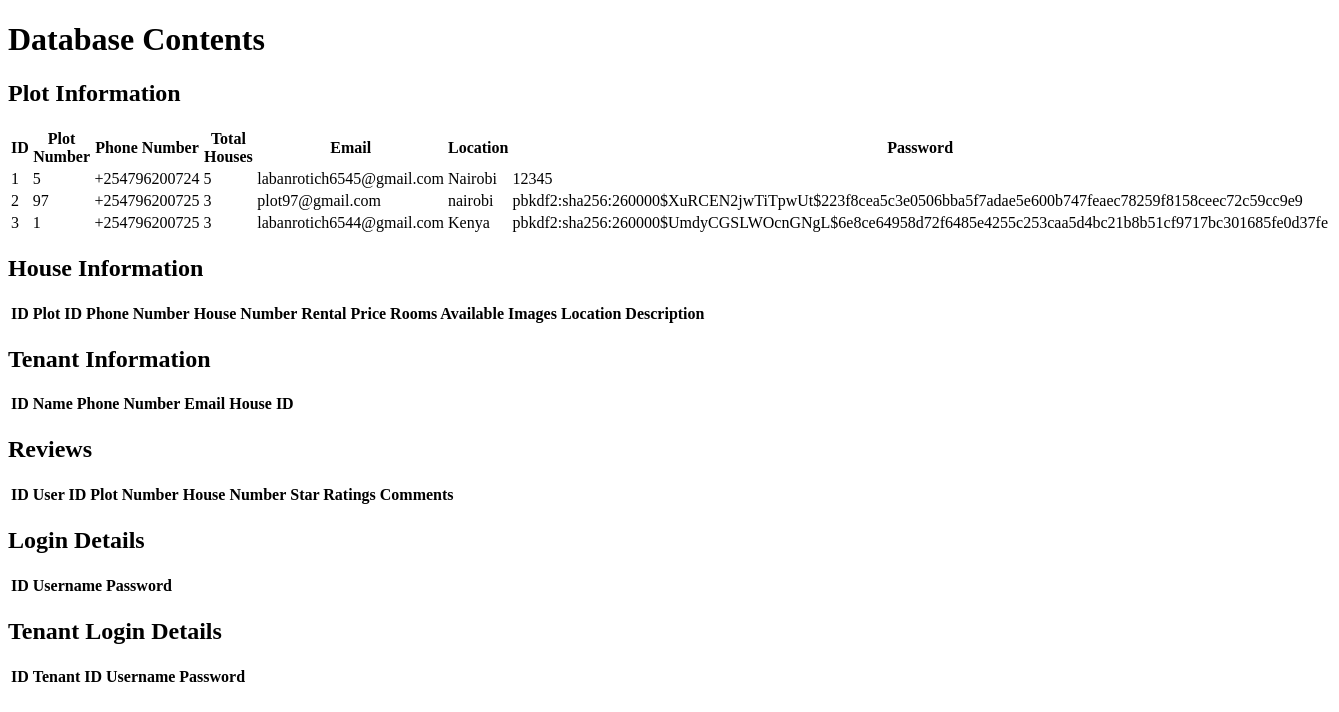
The app's page /view_database, older data.
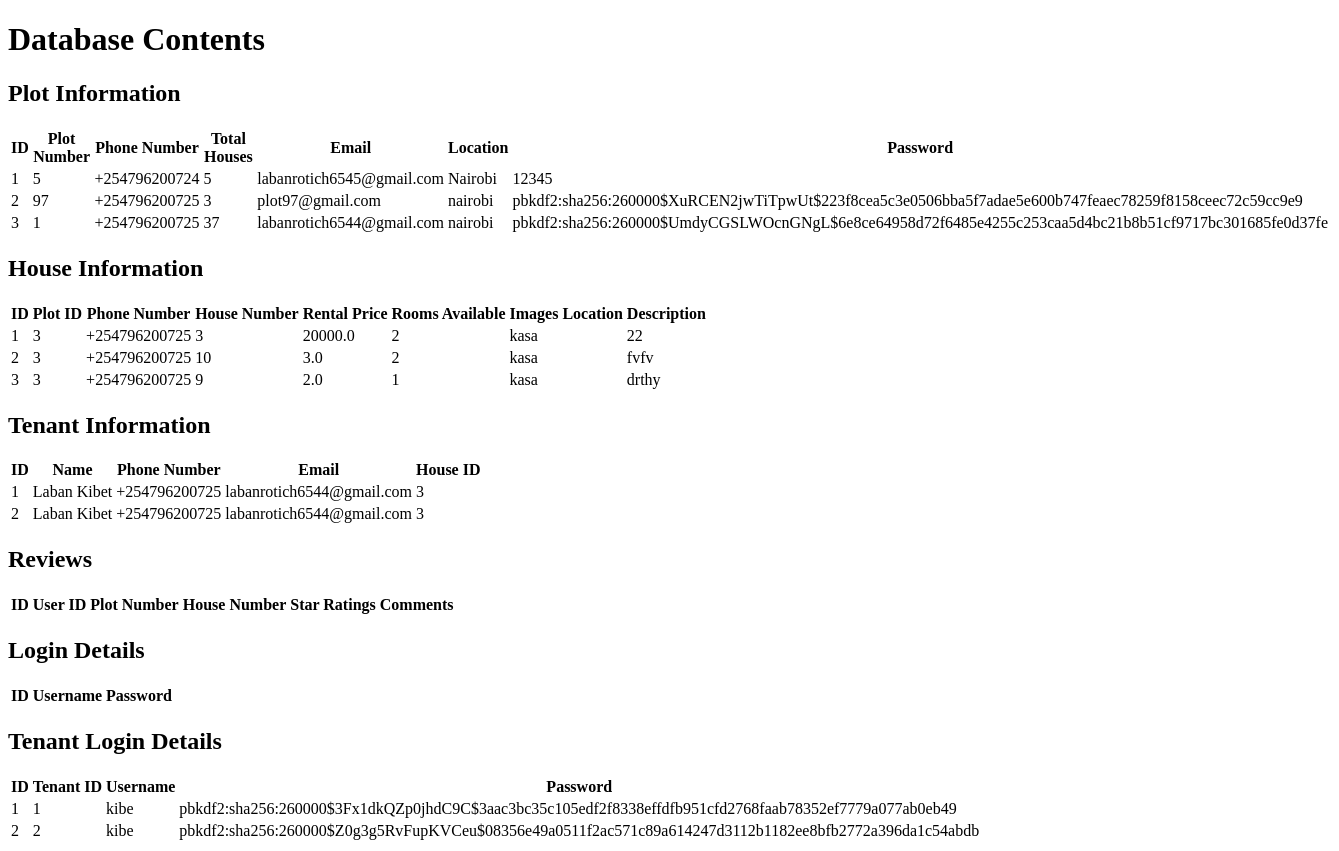
The same page, newer data.
### app/models.py (models this page shows, shortened)
class PlotInformation(Base):
    __tablename__ = 'plot_information'
    id = Column(Integer, primary_key=True)
    plot_number = Column(String(50), nullable=False)
    phone_number = Column(String(50), nullable=False)
    total_houses = Column(Integer, nullable=False)
    email = Column(String(100), nullable=False)
    location = Column(String(100), nullable=False)
    password1 = Column(String(100), nullable=False)

class HouseInformation(Base):
    __tablename__ = 'house_information'
    id = Column(Integer, primary_key=True)
    plot_id = Column(Integer, ForeignKey('plot_information.id'), nullable=False)
    phone_number = Column(String(50), nullable=False)
    house_number = Column(String(50), nullable=False)
    rental_price = Column(Float, nullable=False)
    rooms_available = Column(Integer, nullable=False)
    images_location = Column(String(100), nullable=False)
    description = Column(String(200), nullable=False)

class TenantInformation(Base):
    __tablename__ = 'tenant_information'
    id = Column(Integer, primary_key=True)
    name = Column(String(100), nullable=False)
    phone_number = Column(String(50), nullable=False)
    email = Column(String(100), nullable=False)
    house_id = Column(Integer, ForeignKey('house_information.id'), nullable=False)
    login_details = relationship("TenantLoginDetails", uselist=False)

class TenantLoginDetails(Base):
    __tablename__ = 'tenant_login_details'
    id = Column(Integer, primary_key=True)
    tenant_id = Column(Integer, ForeignKey('tenant_information.id'), nullable=False)
    username = Column(String(50), nullable=False)
    password = Column(String(100), nullable=False)

### app/views.py (the view)
@app.route('/view_database')
def view_database():
    plots = db_session.query(PlotInformation).all()
    houses = db_session.query(HouseInformation).all()
    tenants = db_session.query(TenantInformation).all()
    reviews = db_session.query(Reviews).all()
    logins = db_session.query(LoginDetails).all()
    tenant_logins = db_session.query(TenantLoginDetails).all()
    return render_template('view_database.html', plots=plots, houses=houses, tenants=tenants,
                           reviews=reviews, logins=logins, tenant_logins=tenant_logins)

### app/templates/view_database.html (shortened to what this page needs)
<!DOCTYPE html>
<html>
<head>
</head>
<body>
    <h1>Database Contents</h1>
    <h2>Plot Information</h2>
    <table>
        <thead>
            <tr>
                <th>ID</th>
                <th>Plot Number</th>
                <th>Phone Number</th>
                <th>Total Houses</th>
                <th>Email</th>
                <th>Location</th>
                <th>Password</th>
            </tr>
        </thead>
        <tbody>
            {% for plot in plots %}
            <tr>
                <td>{{ plot.id }}</td>
                <td>{{ plot.plot_number }}</td>
                <td>{{ plot.phone_number }}</td>
                <td>{{ plot.total_houses }}</td>
                <td>{{ plot.email }}</td>
                <td>{{ plot.location }}</td>
                <td>{{ plot.password1 }}</td>
            </tr>
            {% endfor %}
        </tbody>
    </table>
    <h2>House Information</h2>
    <table>
        <thead>
            <tr>
                <th>ID</th>
                <th>Plot ID</th>
                <th>Phone Number</th>
                <th>House Number</th>
                <th>Rental Price</th>
                <th>Rooms Available</th>
                <th>Images Location</th>
                <th>Description</th>
            </tr>
        </thead>
        <tbody>
            {% for house in houses %}
            <tr>
                <td>{{ house.id }}</td>
                <td>{{ house.plot_id }}</td>
                <td>{{ house.phone_number }}</td>
                <td>{{ house.house_number }}</td>
                <td>{{ house.rental_price }}</td>
                <td>{{ house.rooms_available }}</td>
                <td>{{ house.images_location }}</td>
                <td>{{ house.description }}</td>
            </tr>
            {% endfor %}
        </tbody>
    </table>
    <h2>Tenant Information</h2>
    <table>
        <thead>
            <tr>
                <th>ID</th>
                <th>Name</th>
                <th>Phone Number</th>
                <th>Email</th>
                <th>House ID</th>
            </tr>
        </thead>
        <tbody>
            {% for tenant in tenants %}
            <tr>
                <td>{{ tenant.id }}</td>
                <td>{{ tenant.name }}</td>
                <td>{{ tenant.phone_number }}</td>
                <td>{{ tenant.email }}</td>
                <td>{{ tenant.house_id }}</td>
            </tr>
            {% endfor %}
        </tbody>
    </table>
    <h2>Reviews</h2>
    <table>
        <thead>
            <tr>
                <th>ID</th>
                <th>User ID</th>
                <th>Plot Number</th>
                <th>House Number</th>
                <th>Star Ratings</th>
                <th>Comments</th>
            </tr>
        </thead>
    </table>
    <h2>Login Details</h2>
    <table>
        <thead>
            <tr>
                <th>ID</th>
                <th>Username</th>
                <th>Password</th>
            </tr>
        </thead>
    </table>
    <h2>Tenant Login Details</h2>
    <table>
        <thead>
            <tr>
                <th>ID</th>
                <th>Tenant ID</th>
                <th>Username</th>
                <th>Password</th>
            </tr>
        </thead>
        <tbody>
            {% for tenant_login in tenant_logins %}
            <tr>
                <td>{{ tenant_login.id }}</td>
                <td>{{ tenant_login.tenant_id }}</td>
                <td>{{ tenant_login.username }}</td>
                <td>{{ tenant_login.password }}</td>
            </tr>
            {% endfor %}
        </tbody>
    </table>
</body>
</html>

Row changes from the older to the newer data that the page shows:
changed PlotInformation "labanrotich6544@gmail.com": total_houses "3" → "37"; location "Kenya" → "nairobi"
added HouseInformation: id "1", plot_id "3", phone_number "+254796200725", house_number "3", rental_price "20000.0", rooms_available "2", images_location "kasa", description "22"
added HouseInformation: id "2", plot_id "3", phone_number "+254796200725", house_number "10", rental_price "3.0", rooms_available "2", images_location "kasa", description "fvfv"
added HouseInformation: id "3", plot_id "3", phone_number "+254796200725", house_number "9", rental_price "2.0", rooms_available "1", images_location "kasa", description "drthy"
added TenantInformation: id "1", name "Laban Kibet", phone_number "+254796200725", email "labanrotich6544@gmail.com", house_id "3"
added TenantInformation: id "2", name "Laban Kibet", phone_number "+254796200725", email "labanrotich6544@gmail.com", house_id "3"
added TenantLoginDetails: id "1", tenant_id "1", username "kibe", password "pbkdf2:sha256:260000$3Fx1dkQZp0jhdC9C$3aac3bc35c105edf2f8338effdfb951cfd2768faab78352ef7779a077ab0eb49"
added TenantLoginDetails: id "2", tenant_id "2", username "kibe", password "pbkdf2:sha256:260000$Z0g3g5RvFupKVCeu$08356e49a0511f2ac571c89a614247d3112b1182ee8bfb2772a396da1c54abdb"
